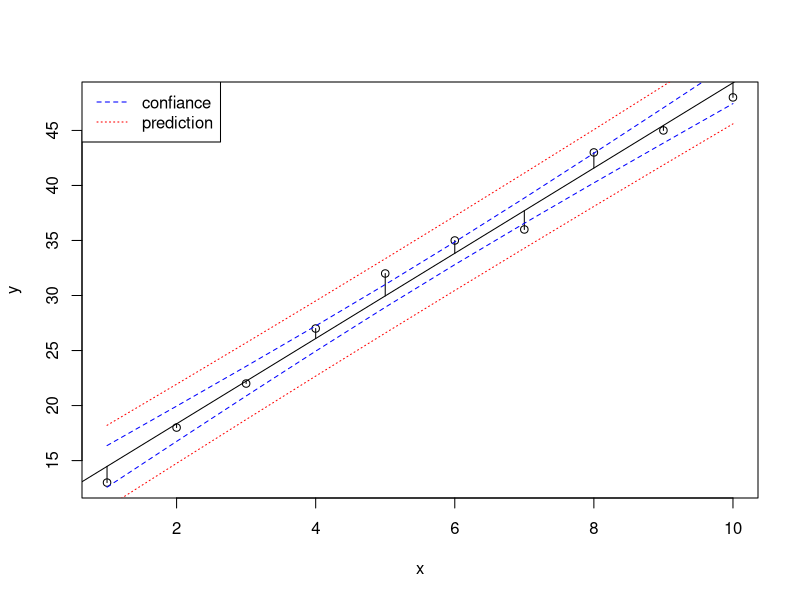

Write the R code that produced this figure.


x<-c(1,2,3,4,5,6,7,8,9,10)
#y<-c(10, 15, 19, 25, 28, 32, 34, 42, 46, 52)
y<-c(13, 18, 22, 27, 32, 35, 36, 43, 45, 48)
model<-lm(y~x)
jpeg('reg.jpg')
plot(x,y)
abline(model)
segments(x,fitted(model),x,y)
pred.frame<-data.frame(Age=1:10)
pc<-predict(model, interval="confidence", newdata=pred.frame)
pp<-predict(model, interval="prediction", newdata=pred.frame)
matlines(pred.frame, pc[,2:3], lty=c(2,2), col="blue")
matlines(pred.frame, pp[,2:3], lty=c(3,3), col="red")
legend("topleft",c("confiance","prediction"),lty=c(2,3), col=c("blue","red"))
dev.off()
res<-coef(model)
x<-c(res[0],res[1],res[2])
write.csv(x, file = "reg.csv", row.names = FALSE)
